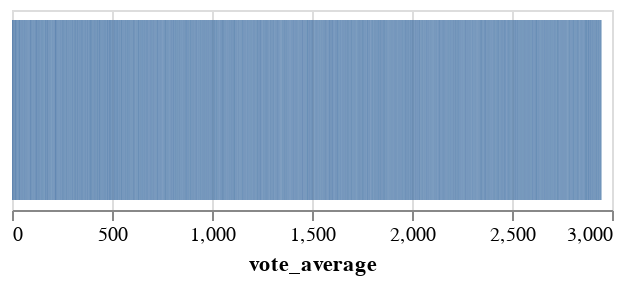

Notebook code for this chart:
### Markdown cell above
From the description above, we can see that the average movie voting score is quite mediocre but there definitely seems to be some movies on the high end as well.

<div class="alert alert-info" style="color:black">

Let's look at this distribution by creating a histogram of the `vote_average` column, choosing an appropriate number of bins, and setting the figure `height` to 100.

</div>

_Points:_ 5

### Code cell
vote_avg_hist = alt.Chart(movies).mark_bar().encode(
    alt.X('vote_average'),
).properties(
    height = 100
)

# Show the plot
vote_avg_hist

### Figure 1 — Vega-Lite specification as saved in the notebook (floating-point values rounded to 4 significant figures; data arrays with more than 128 entries replaced by an {"elided": "..."} marker saying what was removed)
{"config": {"view": {"continuousWidth": 300, "continuousHeight": 300}}, "data": {"name": "data-b98185c46af72946cc44abcb25fbd79e"}, "mark": {"type": "bar"}, "encoding": {"x": {"field": "vote_average", "type": "quantitative"}}, "height": 100, "$schema": "https://vega.github.io/schema/vega-lite/v5.8.0.json", "datasets": {"data-b98185c46af72946cc44abcb25fbd79e": {"elided": "918 records"}}}
